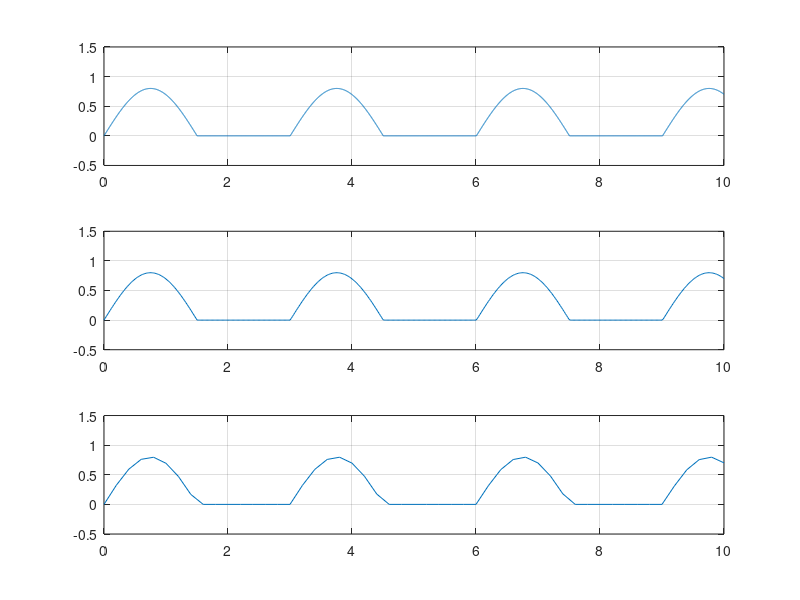

Reproduce this figure in MATLAB.
function t1_tc4_Samoilescu_Tudor()

F=0.333; %Hz
%pas: 2ms 
t1=0:0.002:10; %durata semnalului este de 100s
s1=0.8*sin(2*pi*F*t1); %semnal sinusoidal de amplitudine 0.8
for i=1:1:length(s1);
    if s1(i)<0;
        s1(i)=0; %la semnalul mono alternanta nu exista amplitudine negativa,deci semnalul se va opri la 0
    end
end
subplot(3,1,1),plot(t1,s1),grid 
axis([0 10 -0.5 1.5]) %alegem valori convenabile pt a putea vizualiza semnalul mai usor

%pas: 20ms
t2=0:0.02:10;
s2=0.8*sin(2*pi*F*t2);
for i=1:1:length(s2);
    if s2(i)<0;
        s2(i)=0;
    end
end
subplot(3,1,2),plot(t2,s2),grid
axis([0 10 -0.5 1.5])

%pas: 200ms
t3=0:0.2:10;
s3=0.8*sin(2*pi*F*t3);
for i=1:1:length(s3);      
    if s3(i)<0;
        s3(i)=0;
    end
end
subplot(3,1,3),plot(t3,s3),grid
axis([0 10 -0.5 1.5])



